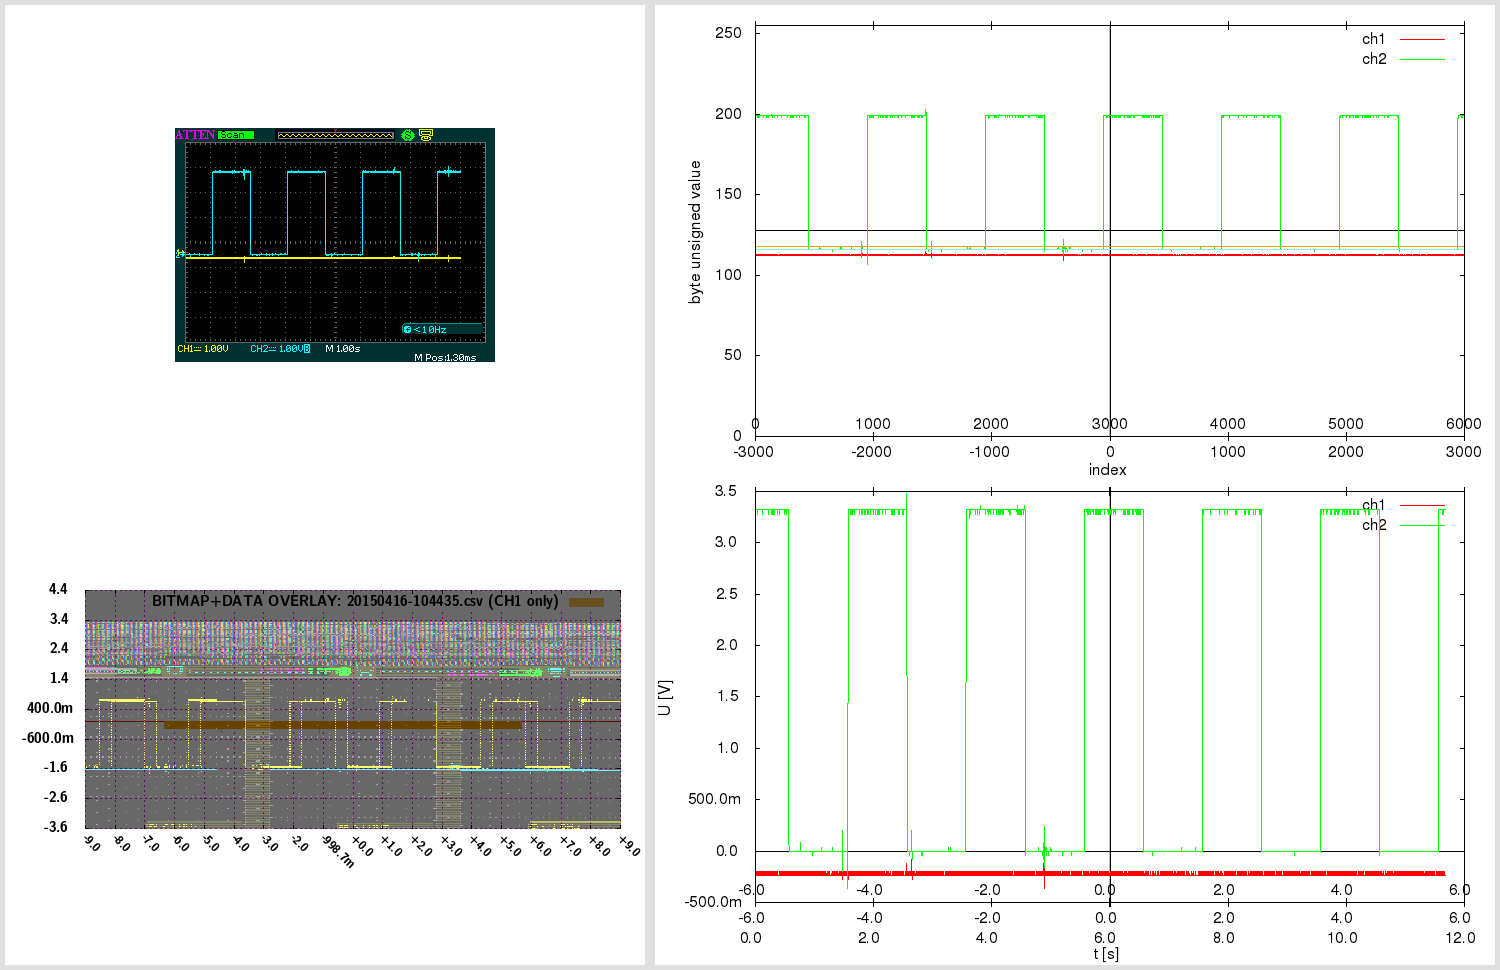

Source code (gnuplot):

# 20150416-104435.gnuplot [generated by /home/warreee/attenload/adsparse-wave.pl]
# single gnuplot file, with two potentially independent scripts
# generates three plots: one based on integer, other based on real (SI) values
# and one bitmap overlay - and then montages them using ImageMagick

# attengrab .csv can just be centered (over t)
# -> the x=0 (t=0) will correspond to scope center
# (but .DAV/.CSV will also need extra sample alignment)

# in Linux, to see available fonts, do:
# fc-list --verbose | grep 'fullname:' | less
# the two fonts used here:
# LMSansDemiCond10-Regular or "Latin Modern Sans Demi Cond"; and Helvetica
# Helvetica doesn't even get reported on my system:
# $ fc-list --verbose | grep 'fullname:' | grep -i 'Helvetica\|Demi Cond'
#	fullname: "LM Sans Demi Cond 10 Regular"(s) "LMSansDemiCond10-Regular"(s)


print "Gnuplotting..."

## "master settings" (shared between both parts of script)

# line color - specified by linestyles
set style line 1 linetype 1 linecolor rgb "red"
set style line 2 linetype 1 linecolor rgb "green"
set style line 3 linetype 1 linecolor rgb "orange"
set style line 4 linetype 1 linecolor rgb "aquamarine"
set style line 5 linetype -1 linecolor rgb "black"
set style line 6 linetype -1 linecolor rgb "gray"
set style line 7 linetype 1 linecolor rgb "blue"


# VARIABLES ########### ########### ###########

fnbase="20150416-104435"
fn_bmp = fnbase . ".bmp"
fn_pngr = fnbase . "_r.png"
fn_pngi = fnbase . "_i.png"
fn_pngov = fnbase . "_ov.png"
fn_pngt = fnbase . "_tmp.png"
fn_pngo = fnbase . ".png"

# scope screen(shot) properties
tdiv = 1          # T/DIV (50e-9)
toffs = 0.00129999995231628        # time offset (scope) (200e-9)
vdiv1 = 1        # V/DIV CH1 (500e-3)
vdiv2 = 1         # V/DIV CH2 (50e-3)
voffs1 = -0.4         # volt offset CH1 (-1.5)
voffs2 = -0.48       # volt offset CH2 (100e-3)
sampintp  = 0.0020000001563    # (500e-12)
sampintf  = 1/sampintp
sratacqf  = 2500      # (250e6)
sratacqp  = 1/sratacqf
#osf = 1.00    # oversample factor (multiplies .CSV and .DAV time domain) # unused here
adsFactor = 1.28

# (edges of current capture and divisions)
scope_hdiv=18
scope_vdiv=8
# enforce floating point (see below)
scope_trange = scope_hdiv*tdiv*1.0    # (900e-9)
scope_left=toffs-(scope_trange/2)     # (-250e-9)
scope_right=toffs+(scope_trange/2)    # (650e-9)
scope_bottom=-voffs1-(scope_vdiv*vdiv1/2) # -500e-3
scope_top=-voffs1+(scope_vdiv*vdiv1/2)    # 3.5

totalch1Vspan=scope_vdiv*vdiv1
totalch2Vspan=scope_vdiv*vdiv2
ch1Vcoeff = adsFactor*totalch1Vspan/(2**8)
ch2Vcoeff = adsFactor*totalch2Vspan/(2**8)

voffs1int = voffs1/ch1Vcoeff  # -10
voffs2int = voffs2/ch2Vcoeff  # -12

acsv_fn = fnbase . '.csv' # '20130020-013902.csv' # from attenload tmp_wav
acsz=6000         # tmp_wav/.csv size (900)
fts=0.0020000001563         # final timestep (sampling period)
# here scope_trange could be 18*1, with acsz 16000;
# if as integer, 18/16000 would be 0 - enforce floating point
# above enforcing scope_trange to float doesn't work,
# must again here:
tdivp = 1.0*scope_trange/acsz   # sampling rate, based on scope range and numsamples in tmp (1ns)
tdivf = 1/tdivp             # freq based on that sampling rate

# just in case - not needed usually:
triglevel=440e-3
trigholdoff=100e-9

toffsamp = toffs/fts		# 0
# time finetune offset - int (samples) (depends on range)
tfoi = -164


#### extract bitmap from .png, if .bmp not present
# was -crop 480x234+10+10; now -crop 480x234+95+128

cmdstr = 'if (! test -f "'.fn_bmp.'") ; then \
  echo -n "'.fn_bmp.' not found .. " ; \
  if [ -f "'.fn_pngo.'" ] ; then \
    echo -n "'.fn_pngo.' found - extracting" ; \
    convert -crop 480x234+95+128 "'.fn_pngo.'" "'.fn_bmp.'" ; \
  else \
    echo -n "'.fn_pngo.' not found - cannot extract" ; \
  fi ; \
else \
  echo -n "'.fn_bmp.' found - using that" ; \
fi; echo'

#print cmdstr
# note - since cmdstr above uses double quotes,
# must use single quotes for bash here!:
print system("bash -c '". cmdstr ."' 2>&1")


##################################
###### plot directly with unsigned byte data

set terminal png size 840,480
set termoption enhanced
set termoption font "Helvetica, 12"

set output fn_pngi
set datafile separator ","

# set axis label
set xlabel "index" offset 0.0,0.8
set ylabel "byte unsigned value" offset 1.0,0.0


# horizontal line as functions
zeroline(x)=128
ch1offs(x)=128+voffs1int # (-10)
ch2offs(x)=128+voffs2int # (-12)

# vertical line - headless arrow
# "y" scope axis in middle:
ymI = acsz/2
set arrow from ymI,0 to ymI,255 nohead ls 5
# time offset:
toI = ymI - toffs/fts
set arrow from toI,0 to toI,255 nohead ls 6


# must use multiplot here, to have two x-axes
# and thus, must set lmargin, so both graphs match

set size 1.0,0.9      # 0.1/2 = 0.05
set bmargin 0
set lmargin 10
set yrange [0:255] # 8-bit


set multiplot

set origin 0,0.1
set xrange [0:acsz]
set xtics in
set xtics offset 0,graph 0.08
plot \
  zeroline(x) with lines notitle ls 5,\
  acsv_fn using 1:2 with lines title "ch1" ls 1, \
  "" using 1:3 with lines title "ch2" ls 2, \
  ch1offs(x) with lines notitle ls 3, \
  ch2offs(x) with lines notitle ls 4

unset arrow # if big offset, line from prev. can 'leak' in next at diff place, so reset

set origin 0,0.1
set xtics out
set xtics offset 0,graph 0.02
set xrange [-acsz/2:acsz/2-1]
#set xtics nomirror 500
set noytics
set noylabel
unset xlabel # set xlabel ""
set border 1
plot 0 notitle

set nomultiplot


### reset previous settings
#unset border # no work for default
set border    # Draw default borders:
set ytics
unset yrange


##################################
###### plot with converted real SI units

# reset # resets set style line!

set terminal png size 840,480
set termoption enhanced
set termoption font "Helvetica, 12"

set output fn_pngr
set datafile separator ","

# set axis label
set xlabel "t [s]" offset 0.0,0.1
set ylabel "U [V]" offset 1.0,0.0

# axis tics format
set format y "%.1s%c"
set format x "%.1s%c"


# horizontal line as functions
zerolineR(x)=0
# don't show real offsets; they could be way off depending on V/DIV
#ch1offsR(x)=0+(-0.4)
#ch2offsR(x)=0+(-0.48)

# "y" scope axis in middle (the +1 added to ymI so it snaps at 0):
ymR=(ymI+1)*fts
set arrow from ymR,graph 0 to ymR,graph 1 nohead ls 5
# time offset:
toR=toI*fts
set arrow from toR,graph 0 to toR,graph 1 nohead ls 6
# indicate scope range here too
set arrow from scope_left+toR,graph 0 to scope_left+toR,graph 1 nohead ls 7
set arrow from scope_right+toR,graph 0 to scope_right+toR,graph 1 nohead ls 7


# must use multiplot here, to have two x-axes
# and thus, must set lmargin, so both graphs match

set size 1.0,0.9      # 0.1/2 = 0.05
set bmargin 0
set lmargin 10
set yrange [] writeback # since we don't set explicity, must save autorange
set autoscale y

set multiplot

set origin 0,0.13
set xrange [0:acsz*fts]
set xtics out
set xtics offset 0,graph -0.03
plot \
  zerolineR(x) with lines notitle ls 5,\
  acsv_fn using ($4+tfoi*fts):5 with lines title "ch1" ls 1, \
  "" using ($4+tfoi*fts):6 with lines title "ch2" ls 2

set yrange restore # this saves the found yrange after `plot`
unset arrow # if big offset, line from prev. can 'leak' in next at diff place, so reset

set origin 0,0.13
set xtics out
set xtics offset 0,graph 0.02
set xrange [(-acsz/2)*fts:(acsz/2-1)*fts]
set noytics
set noylabel
unset xlabel # set xlabel ""
set border 1
plot GPVAL_Y_MIN notitle

set origin 0,0.13
set xtics in
set xtics offset 0,graph 0.08
# wrong to put xrange [scope_left:scope_right] here;
# as [scope_left:scope_right] could be a snippet,
# and this graph shows entire capture!
# simply move the previous scale for toffset
toRR=(acsz/2.)*fts-toR
set xrange [(-acsz/2)*fts+toRR:(acsz/2-1)*fts+toRR]
set noytics
set noylabel
unset xlabel # set xlabel ""
set border 1
plot GPVAL_Y_MIN notitle

set nomultiplot


##################################
###### plot with bitmap and data overlay

# here 840,480 remains as output png size,
# even if not set explicitly; also, make
# the height smaller - so can have gravity North in montage

set terminal png truecolor size 640,305 # size 840,480
set termoption enhanced
myfont="LMSansDemiCond10-Regular"   # LMSansDemiCond10-Regular or "Latin Modern Sans Demi Cond"
# cannot do concatenation direct in termoption line, so in separate string
myfontb="".myfont.", 12"
set termoption font myfontb

set output fn_pngov
set datafile separator ","


set autoscale
unset xtics
unset ytics
unset border
unset arrow # delete all arrows
unset object # (hopefully) delete objects?

set xrange [scope_left:scope_right]
xticstep=(scope_right-scope_left)/scope_hdiv
set xtics in scope_left,xticstep,scope_right scale 1
set yrange [scope_bottom:scope_top]
yticstep=(scope_top-scope_bottom)/scope_vdiv
set ytics in scope_bottom,yticstep,scope_top scale 1
set grid xtics ytics back linecolor rgb "magenta"
# right is only gnuplot 4.6 - without it ok w/ 4.4
#set xtics rotate by -45 offset 2.5,-1.50 right format "%+.1s%c" font myfont.',10'
set xtics rotate by -45 offset 0.0,0.0 format "%+.1s%c" font myfont.',10'
set key noenhanced

# dimensions of scope screenshot bitmap
bmp_w=480
bmp_h=234

# alpha bmp transparency [0:255]
bmp_alpha = 150
# boxes fillstyle transparent solid 0.10
box_transp = (1.-(acsz/16384.))*0.9 + 0.10

# plot string for data in transparent bitmap:
plot1au = "(($0-acsz/2.+tfoi)*fts+toffs):($5)"

# bmp_w=480 bmp_h=234 ; inside 451x201+15+14
# on plot: scope_left:scope_right and scope_bottom:scope_top!
# (so toffset is built in!)

bdx = scope_trange/(451.0-1)  # [s/pixel] /451: 1.99557e-09 vs 2.000e-9 manually
bdy = totalch1Vspan/(201.0-1) # [V/pixel] /201: 0.0199005 vs 0.02005 manually
bofx = -((scope_trange/2.0)-toffs+(15.0+0)*bdx) #-15.0*bdx # -2.8e-7
bofy = -((totalch1Vspan/2.0)+voffs1+(14.0+5)*bdy) #-14.0*bdy # -0.88

# seems `boxes fillstyle transparent solid 0.40` makes some seethroughs
# or something with bmp alpha overlay; but even without, all the same?
# because the red + blue (somehow inverted) creates a gray.. better green or orange

_plot_str = "zerolineR(x) with lines notitle ls 1,\
acsv_fn \
  using ".plot1au." with boxes fillstyle transparent solid box_transp noborder linestyle 3\
  title 'BITMAP+DATA OVERLAY: '.acsv_fn.' (CH1 only)',\
fn_bmp \
  binary array=(bmp_w,bmp_h) skip=54 format='%uchar' \
  dx=bdx dy=bdy origin=(bofx,bofy) \
  using 1:2:3:(bmp_alpha) \
  with rgbalpha t ''"

# seems actual plot in screenshot bitmap (480 × 234)
#  is at: 451x201+15+14; aspect ratio 201/451 = 0.445676
set size ratio 0.445676

eval("plot " . _plot_str)




##################################
###### montage commands

# used to be in attengrab; now here
# call ImageMagick montage via system
# and montage in `gnuplot` (easier to separate)

print "Montaging images..."
# this works in ImageMagick 6.6.2-6, but not in 6.5.7-8
#      '.fn_pngov.' -gravity Center -extent x480  \#
# must spec -extent 640x480 for 6.5

cmdstr = 'montage \
  <(montage \
    <(convert \
      '.fn_bmp.' -gravity Center -crop 640x480-10+0! -flatten  \
      bmp:-) \
    <(convert \
      '.fn_pngov.' -gravity Center -extent 640x480  \
      bmp:-) \
  -tile 1x -geometry +0+0  \
  bmp:-) \
  <(montage \
    '.fn_pngi.' \
    '.fn_pngr.' \
  -tile 1x -geometry +0+0  \
  bmp:-) \
-geometry +0+0 -border 5 \
'.fn_pngo

print cmdstr
print system('bash -c "'. cmdstr .'" 2>&1')

print "Deleting temp files ..."

delcmd = "rm"

# leave the bitmap for now
# actually, let attengrab handle it - since
# it may need to be re-taken!
# #cmdstr = delcmd ." ". fn_bmp
# #print cmdstr . "  " . system(cmdstr . " 2>&1")

cmdstr = delcmd ." ". fn_pngr
print cmdstr . "  " . system(cmdstr . " 2>&1")

cmdstr = delcmd ." ". fn_pngi
print cmdstr . "  " . system(cmdstr . " 2>&1")

cmdstr = delcmd ." ". fn_pngov
print cmdstr . "  " . system(cmdstr . " 2>&1")




# note:
# set terminal png size 840,480 # size defaults to 640x480 px
# set terminal pdf size 10,3 # size defaults to 5x3 in
# enhanced text: set termoption enhanced

# vertical line - headless arrow
# need ymin and ymax; gnuplot gives them only after plot -
# - and even then they do not correspond to end ticks
# - and even then, cannot get the arrow to show, after the second `plot`
# .. nor can I edit it anyhow; it must run before the first `plot`
# so instead of that, position y coordinates relative to graph (0 to 1)
#set arrow 1 from graph 0.5,0 to graph 0.5,1 nohead ls 5

# in multiplot, yrange should be after the size command
# note: xrange could be 2250 or 450
# so leave it to autoscale here? will be accurate since it's integer index...
# now set explicitly by script # below in multiplot

# axis tics format
# for engineering notation - 'help format specifiers':
# "A 'scientific' power is one such that the exponent is a multiple of three."

# print "Montaging images..."

# "The 'tile' size is then set to the largest dimentions
# of all the resized images, and the size actually specified."
# "by removing the 'size' component, non of the images will
# be resized, and the 'tile' size will be set to the largest
# dimensions of all the images given"
# not so simple: http://unix.stackexchange.com/questions/4046/
# can be done in one command with bash subprocess pipes (bash only)
# was: .fn_bmp.' -gravity NorthWest ; fn_pngov.' -gravity North
# can pad with -gravity Center -extent 640x480;
# but also with crop! -flatten - there have offset too!
# -geometry +2+2 can also mess up the last -border 5 !

# bmp scale worked for:
# bmp_w=480 bmp_h=234 ; inside 451x201+15+14
# tdiv = 5e-08,  toffs = 2e-07,  vdiv1 = 0.5,   voffs1 = -1.5,
# dx=2.000e-9 dy=0.02005 origin=(-2.8e-7,-0.88) for
# tspan = 18*tdiv = 18*5e-08 = 9e-07s
# vspan1 = 8*vdiv1 = 8*0.5 = 4V
# tspan/451 = 9e-07/451 = 1.99557e-09 s/pixel
# vspan1/201 = 4/201 = 0.0199005 V/pixel
# bdx=tspan/(451-1) = '9e-07/(451-1)' = 2e-09
# bdy=vspan1/(201-1) = '4/(201-1)' = 0.02
# 15*bdx = 15*2e-9 = 3e-08
# 14*bdy = 14*0.02 = 0.28
# 15*1.99557e-09 = 2.99335e-08
# 14*0.0199005 = 0.278607
